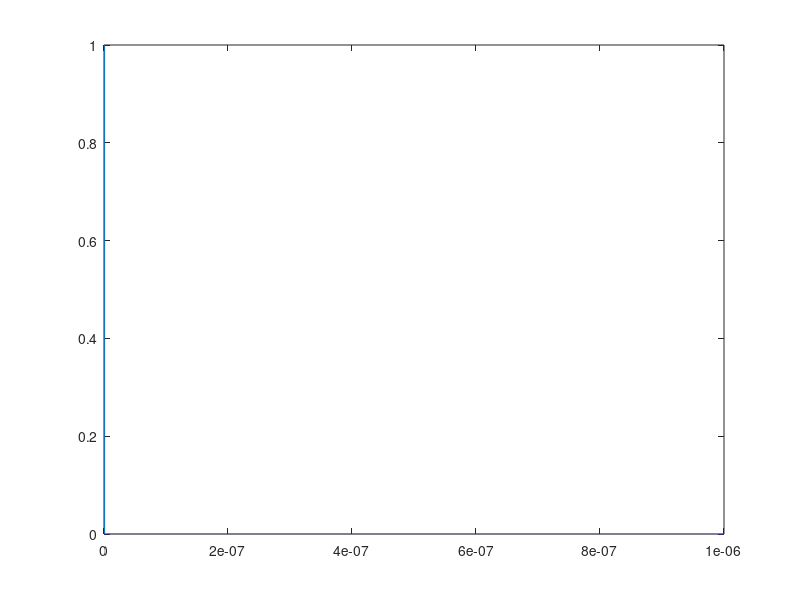
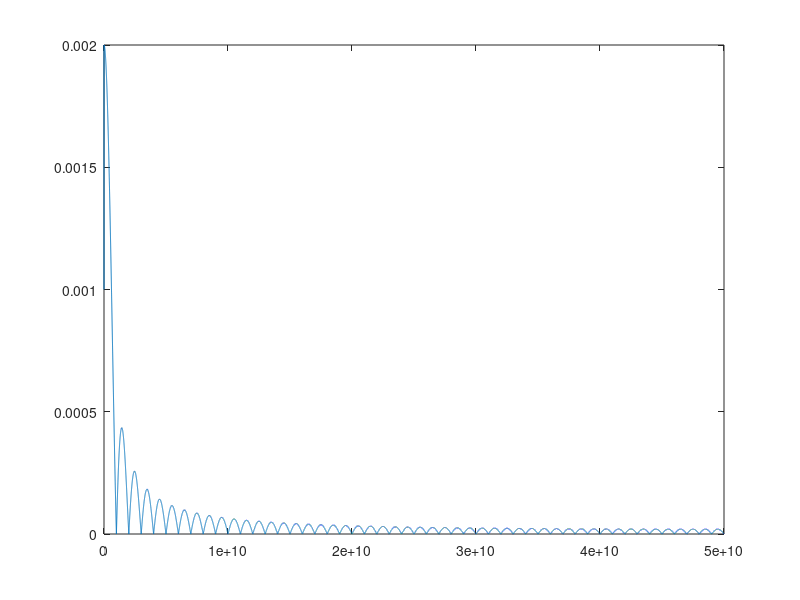

Source code (MATLAB) for these figures, in order:
clear;
close all;
clc;

% 1 ns pulse over 1 us period

Fs = 100*10^9;
Ts = 1/Fs;
duration = 10^-6;
pulse_duration = 10^-9;
signal_length = Fs * duration;
pulse_length = Fs * pulse_duration;
t = (0:(signal_length-1))*Ts;
signal = zeros(1, signal_length);

% 1 us pulse
signal(1:pulse_length) = 1;

figure;
plot(t, signal);


% FFT
f = Fs*(0:(signal_length/2))/signal_length;
Y = fft(signal);
p2 = abs(Y/signal_length);
p1 = p2(1:(signal_length/2)+1);
p1(2:end-1) = 2*p1(2:end-1);

figure;
plot(f, p1);